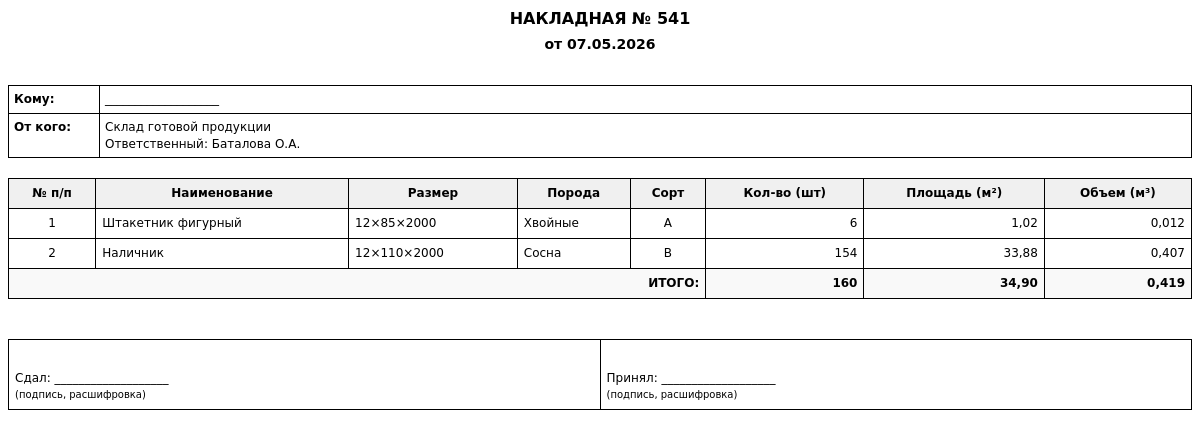
The page /documents/7/print/ on the database its author committed.
### lumber_track/models.py (models this page shows, shortened)
class Document(models.Model):
    DOCUMENT_TYPES = [
        (1, 'Начальные остатки'),
        (2, 'Приход (выпуск)'),
        (3, 'Расход (отгрузка)'),
    ]
    doc_type = models.PositiveSmallIntegerField(choices=DOCUMENT_TYPES, verbose_name="Тип документа")
    doc_number = models.CharField(max_length=50,  verbose_name="Номер документа")
    doc_date = models.DateField(verbose_name="Дата документа")
    note = models.TextField(blank=True, verbose_name="Примечание")
    created_at = models.DateTimeField(auto_now_add=True, verbose_name="Дата создания")
    location = models.ForeignKey(StorageLocation, on_delete=models.PROTECT, related_name='documents_from',
                                 verbose_name="Откуда")
    to_location = models.ForeignKey(StorageLocation, on_delete=models.PROTECT, null=True, blank=True,
                                    related_name='documents_to', verbose_name="Куда")
    class Meta:
        ordering = ['-doc_date', '-created_at']
        verbose_name = "Документ"
        verbose_name_plural = "Документы"
        unique_together = ['doc_type', 'doc_number']

class StorageLocation(models.Model):
    name = models.CharField(max_length=100, unique=True, verbose_name="Название")
    responsible_person = models.CharField(
        max_length=100,
        blank=True,
        verbose_name="Ответственный (ФИО)"
    )
    created_at = models.DateTimeField(auto_now_add=True, verbose_name="Дата создания")
    class Meta:
        verbose_name = "Место хранения"
        verbose_name_plural = "Места хранения"
        ordering = ['name']

class ProductName(models.Model):
    name = models.CharField(max_length=100, unique=True, verbose_name="Наименование")
    product_type = models.ForeignKey(ProductType, on_delete=models.PROTECT, verbose_name="Тип продукции")
    class Meta:
        verbose_name = "Наименование изделия"
        verbose_name_plural = "Наименования изделий"
        ordering = ['product_type', 'name', ]

class WoodSpecies(models.Model):
    name = models.CharField(max_length=50, unique=True, verbose_name="Порода")
    class Meta:
        verbose_name = "Порода древесины"
        verbose_name_plural = "Породы древесины"

### lumber_track/views.py (the view)
# urls.py: path('documents/<int:pk>/print/', views.document_print, name='document_print'),
def document_print(request, pk):
    doc = get_object_or_404(Document, pk=pk)
    items = doc.items.all().select_related('product_name', 'species', 'grade', 'lumber_dim', 'unit_dim')
    doc_type_name = dict(Document.DOCUMENT_TYPES).get(doc.doc_type, 'Документ')
    if doc.doc_type == 2:  # Приход
        to_whom = f"{doc.location.name if doc.location else 'Склад готовой продукции'}"
        responsible = doc.location.responsible_person if doc.location and doc.location.responsible_person else '___________________'
        to_whom_full = f"{to_whom}\nОтветственный: {responsible}"
        from_whom = "ЦСИ\nМаркелов Д.С."
    else:  # Расход (перемещение)
        to_whom = "Магазин\n___________________"
        if doc.to_location:
            responsible = doc.to_location.responsible_person if doc.to_location.responsible_person else '___________________'
            to_whom_full = f"{doc.to_location.name}\nОтветственный: {responsible}"
        else:
            to_whom_full = "___________________"
        from_whom = f"{doc.location.name if doc.location else 'Склад готовой продукции'}\nОтветственный: {doc.location.responsible_person if doc.location and doc.location.responsible_person else '___________________'}"
    table_data = []
    for idx, item in enumerate(items, 1):
        if item.lumber_dim:
            dimension = f"{item.lumber_dim.thickness}×{item.lumber_dim.width}×{item.lumber_dim.length}"
            area = item.lumber_dim.area_m2 * item.quantity
            volume = item.lumber_dim.volume_m3 * item.quantity
        elif item.unit_dim:
            dimension = f"{item.unit_dim.length}×{item.unit_dim.width}×{item.unit_dim.height}"
            area = 0
            volume = 0
        else:
            dimension = "—"
            area = 0
            volume = 0
        table_data.append({
            'num': idx,
            'product_name': item.product_name.name,
            'dimension': dimension,
            'species': item.species.name,
            'grade': item.grade.code,
            'quantity': item.quantity,
            'area': area,
            'volume': volume,
        })
    total_quantity = sum(item['quantity'] for item in table_data)
    total_volume = sum(item['volume'] for item in table_data)
    total_area = sum(item['area'] for item in table_data)
    context = {
        'doc': doc,
        'doc_type_name': doc_type_name,
        'items': table_data,
        'total_quantity': total_quantity,
        'total_volume': total_volume,
        'total_area': total_area,
        'to_whom': to_whom_full,
        'from_whom': from_whom,
    }
    return render(request, 'lumber_track/document_print.html', context)

### lumber_track/models.py (called while the page is built)
    @property
    def volume_m3(self):
        return (self.thickness * self.width * self.length) / 1_000_000_000

    @property
    def area_m2(self):
        return (self.width * self.length) / 1_000_000

### lumber_track/templates/lumber_track/document_print.html (shortened to what this page needs)
<!DOCTYPE html>
<html lang="ru">
<head>
</head>
<body>
    <div class="header">
        <h1>НАКЛАДНАЯ № {{ doc.doc_number }}</h1>
        <h2>от {{ doc.doc_date|date:"d.m.Y" }}</h2>
    </div>
    <table class="info">
        <tr>
            <td class="label">Кому:</td>
            <td>{{ to_whom|linebreaksbr }}</td>
        </tr>
        <tr>
            <td class="label">От кого:</td>
            <td>{{ from_whom|linebreaksbr }}</td>
        </tr>
    </table>
    <table>
        <thead>
            <tr>
                <th class="text-center">№ п/п</th>
                <th>Наименование</th>
                <th>Размер</th>
                <th>Порода</th>
                <th>Сорт</th>
                <th class="text-end">Кол-во (шт)</th>
                <th class="text-end">Площадь (м²)</th>
                <th class="text-end">Объем (м³)</th>
            </tr>
        </thead>
        <tbody>
            {% for item in items %}
            <tr>
                <td class="text-center">{{ item.num }}</td>
                <td>{{ item.product_name }}</td>
                <td>{{ item.dimension }}</td>
                <td>{{ item.species }}</td>
                <td class="text-center">{{ item.grade }}</td>
                <td class="text-end">{{ item.quantity }}</td>
                <td class="text-end">{{ item.area|floatformat:2 }}</td>
                <td class="text-end">{{ item.volume|floatformat:3 }}</td>
             </tr>
            {% endfor %}
            <tr class="total-row">
                <td colspan="5" class="text-end"><strong>ИТОГО:</strong></td>
                <td class="text-end"><strong>{{ total_quantity }}</strong></td>
                <td class="text-end"><strong>{{ total_area|floatformat:2 }}</strong></td>
                <td class="text-end"><strong>{{ total_volume|floatformat:3 }}</strong></td>
             </tr>
        </tbody>
    </table>
    <table class="signatures">
        <tr>
            <td style="width: 50%;">
                Сдал: ___________________<br>
                <small>(подпись, расшифровка)</small>
            </td>
            <td style="width: 50%;">
                Принял: ___________________<br>
                <small>(подпись, расшифровка)</small>
            </td>
        </tr>
    </table>
</body>
</html>

### lumber_track/templates/lumber_track/document_print.html (style rules this page uses)
body { font-family: 'DejaVu Sans', 'Arial', sans-serif; font-size: 12px; line-height: 1.4; }
.header { text-align: center; margin-bottom: 30px; }
.header h1 { font-size: 16px; margin: 0; }
.header h2 { font-size: 14px; margin: 5px 0; }
.info { margin-bottom: 20px; width: 100%; }
.info td { padding: 5px; vertical-align: top; }
.info .label { font-weight: bold; width: 80px; }
table { width: 100%; border-collapse: collapse; margin-bottom: 20px; }
th, td { border: 1px solid #000; padding: 6px; text-align: left; }
th { background-color: #f0f0f0; font-weight: bold; text-align: center; }
td.text-end { text-align: right; }
.text-center { text-align: center; }
.total-row { font-weight: bold; background-color: #f9f9f9; }
.signatures { margin-top: 40px; width: 100%; }
.signatures td { padding-top: 30px; }

### rows shown on the page
Document: doc_number "541", doc_date "07.05.2026"
StorageLocation: name "Склад готовой продукции Ответственный: Баталова О.А."
ProductName: product_name "Штакетник фигурный"
WoodSpecies: species "Хвойные"
ProductName: product_name "Наличник"
WoodSpecies: species "Сосна"

### other values the page prints
{{ to_whom|linebreaksbr }} "___________________"
{{ item.num }} "1" "2"
{{ item.dimension }} "12×85×2000" "12×110×2000"
{{ item.grade }} "A" "B"
{{ item.quantity }} "6" "154"
{{ item.area|floatformat:2 }} "1,02" "33,88"
{{ item.volume|floatformat:3 }} "0,012" "0,407"
{{ total_quantity }} "160"
{{ total_area|floatformat:2 }} "34,90"
{{ total_volume|floatformat:3 }} "0,419"
